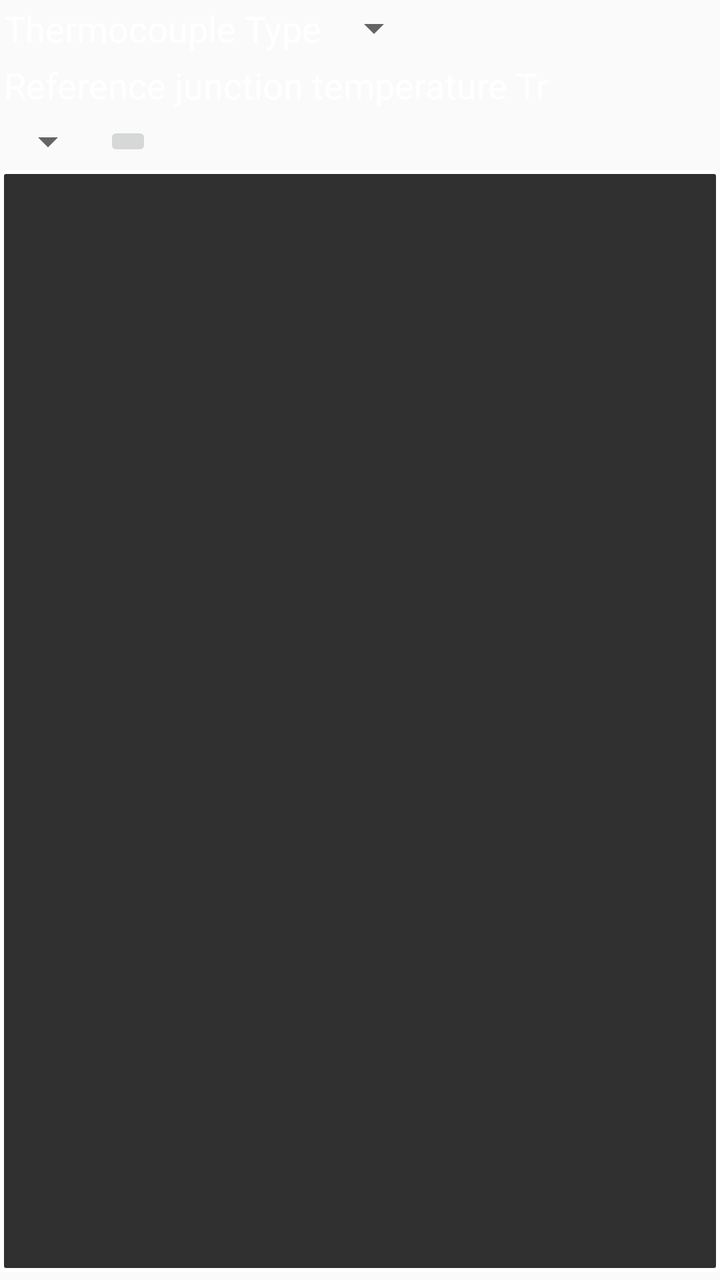
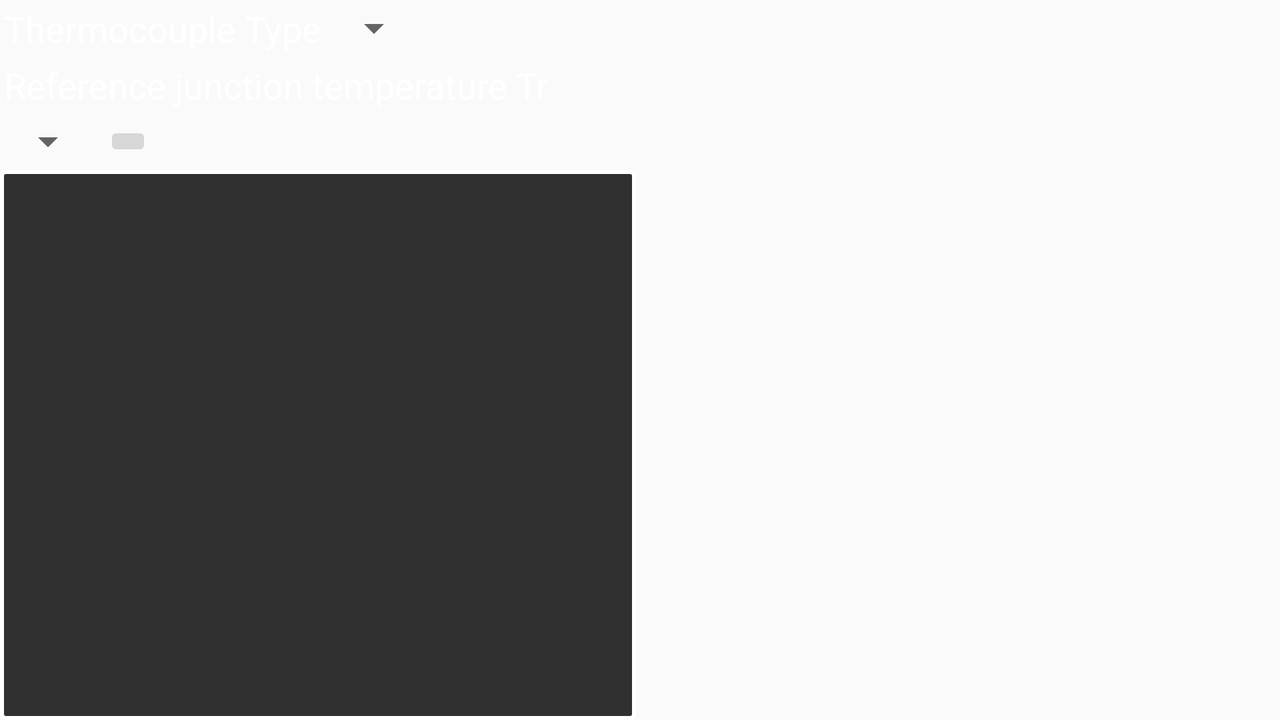

An Android layout and its configuration variant, each rendered on a device that would load it. The default file and the variant file are quoted in full after the pictures.
<!-- AndroidManifest.xml: application theme AppTheme -->
<!-- res/layout/fragment_quickconvert.xml -->
<?xml version="1.0" encoding="utf-8"?>
<LinearLayout xmlns:android="http://schemas.android.com/apk/res/android"
    android:id="@+id/fragmentQuickConvert_id"
    android:orientation="vertical"
    android:layout_width="match_parent"
    android:layout_height="match_parent">

    <LinearLayout
        android:layout_width="wrap_content"
        android:layout_height="wrap_content"
        android:orientation="horizontal"
        android:gravity="center"
        >
        <TextView
            android:layout_width="wrap_content"
            android:layout_height="wrap_content"
            android:layout_margin="2dp"
            android:textColor="@color/text_light"
            android:textSize="@dimen/textsize_normal"
            android:text="@string/label_thermocouple"
            />
        <Spinner
            android:id="@+id/fragmentQuickConvert_thermocoupleType"
            android:layout_width="wrap_content"
            android:layout_height="wrap_content"
            >
        </Spinner>

    </LinearLayout>

    <TextView
        android:layout_width="wrap_content"
        android:layout_height="wrap_content"
        android:layout_margin="2dp"
        android:textColor="@color/text_light"
        android:textSize="@dimen/textsize_normal"
        android:singleLine="false"
        android:text="@string/label_rjunctionTemp"
        />


    <LinearLayout
        android:layout_width="wrap_content"
        android:layout_height="wrap_content"
        android:orientation="horizontal"
        android:gravity="center"
        >

        <Spinner
            android:id="@+id/fragmentQuickConvert_TrType"
            android:layout_width="wrap_content"
            android:layout_height="wrap_content"
            >
        </Spinner>

        <TextView
            android:id="@+id/fragmentQuickConvert_TrCustom"
            android:layout_width="wrap_content"
            android:layout_height="wrap_content"
            android:layout_margin="2dp"
            android:textColor="@color/text_light"
            android:textSize="@dimen/textsize_normal"
            />

        <ImageButton
            android:id="@+id/fragmentQuickConvert_TrCustomButton"
            android:layout_width="wrap_content"
            android:layout_height="wrap_content"
            android:src="@mipmap/ic_mode_edit_white_24dp"
            />
    </LinearLayout>


    <ScrollView
        android:layout_width="match_parent"
        android:layout_height="0dp"
        android:layout_weight="1"
        android:background="@drawable/board"
        >
        <TextView
            android:id="@+id/fragmentQuickConvert_output"
            android:layout_width="match_parent"
            android:layout_height="wrap_content"
            android:layout_marginTop="2dp"
            android:layout_marginLeft="2dp"
            android:layout_marginRight="2dp"
            android:layout_marginBottom="2dp"
            android:paddingTop="6dp"
            android:paddingBottom="6dp"
            android:textColor="@color/text_light"
            android:textSize="@dimen/textsize_normal"
            />
    </ScrollView>


    <GridView
        android:id="@+id/fragmentQuickConvert_grid"
        android:layout_width="wrap_content"
        android:layout_height="wrap_content"
        android:layout_margin="2dp"
        android:numColumns="3"
        android:verticalSpacing="2dp"
        android:horizontalSpacing="2dp"
        android:stretchMode="columnWidth"
        android:gravity="center"
        />

</LinearLayout>
<!-- resources referenced by this layout -->
<resources>
  <color name="text_light">@android:color/white</color>
  <dimen name="textsize_normal">18sp</dimen>
  <!-- drawable board (drawable) -->
  <?xml version="1.0" encoding="utf-8"?>
  <selector xmlns:android="http://schemas.android.com/apk/res/android">
      <item>
          <shape>
              <gradient
                  android:startColor="@color/board_dark"
                  android:endColor="@color/board_dark"
                  android:angle="270" />
              <stroke
                  android:width="2dp"
                  android:color="@color/button_pale" />
              <corners
                  android:radius="2dp" />
              <padding
                  android:left="10dp"
                  android:top="10dp"
                  android:right="10dp"
                  android:bottom="10dp" />
          </shape>
      </item>
  </selector>
  <string name="label_rjunctionTemp">Reference junction temperature Tr</string>
  <string name="label_thermocouple">Thermocouple Type</string>
  <style name="AppTheme" parent="Theme.AppCompat.Light">
          
  
          
  
          
  
          
  
          
  
      </style>
  <color name="board_dark">@color/background_material_dark</color>
  <color name="button_pale">@color/background_floating_material_light</color>
</resources>
<!-- res/layout-land/fragment_quickconvert.xml (the repository's variant of the layout above) -->
<!-- drawn on the phone turned sideways -->
<?xml version="1.0" encoding="utf-8"?>
<LinearLayout xmlns:android="http://schemas.android.com/apk/res/android"
    android:id="@+id/fragmentQuickConvert_id"
    android:orientation="horizontal"
    android:layout_width="match_parent"
    android:layout_height="match_parent">

    <LinearLayout
        android:layout_width="0dp"
        android:layout_height="match_parent"
        android:orientation="vertical"
        android:layout_weight="1">

        <LinearLayout
            android:layout_width="wrap_content"
            android:layout_height="wrap_content"
            android:orientation="horizontal"
            android:gravity="center"
            >
            <TextView
                android:layout_width="wrap_content"
                android:layout_height="wrap_content"
                android:layout_margin="2dp"
                android:textColor="@color/text_light"
                android:textSize="@dimen/textsize_normal"
                android:text="@string/label_thermocouple"
                />
            <Spinner
                android:id="@+id/fragmentQuickConvert_thermocoupleType"
                android:layout_width="wrap_content"
                android:layout_height="wrap_content"
                >
            </Spinner>
        </LinearLayout>

        <TextView
            android:layout_width="wrap_content"
            android:layout_height="wrap_content"
            android:layout_margin="2dp"
            android:textColor="@color/text_light"
            android:textSize="@dimen/textsize_normal"
            android:text="@string/label_rjunctionTemp"
            />

        <LinearLayout
            android:layout_width="wrap_content"
            android:layout_height="wrap_content"
            android:orientation="horizontal"
            android:gravity="center"
            >
            <Spinner
                android:id="@+id/fragmentQuickConvert_TrType"
                android:layout_width="0dp"
                android:layout_weight="1"
                android:layout_height="wrap_content"
                >
            </Spinner>

            <TextView
                android:id="@+id/fragmentQuickConvert_TrCustom"
                android:layout_width="wrap_content"
                android:layout_height="wrap_content"
                android:layout_margin="2dp"
                android:textColor="@color/text_light"
                android:textSize="@dimen/textsize_normal"
                />

            <ImageButton
                android:id="@+id/fragmentQuickConvert_TrCustomButton"
                android:layout_width="wrap_content"
                android:layout_height="wrap_content"
                android:src="@mipmap/ic_mode_edit_white_24dp"
                />
        </LinearLayout>

        <ScrollView
            android:layout_width="match_parent"
            android:layout_height="0dp"
            android:layout_weight="1"
            android:background="@drawable/board"
            >
            <TextView
                android:id="@+id/fragmentQuickConvert_output"
                android:layout_width="match_parent"
                android:layout_height="wrap_content"
                android:layout_marginTop="2dp"
                android:layout_marginLeft="2dp"
                android:layout_marginRight="2dp"
                android:layout_marginBottom="2dp"
                android:paddingTop="6dp"
                android:paddingBottom="6dp"
                android:textColor="@color/text_light"
                android:textSize="@dimen/textsize_normal"
                />
        </ScrollView>


    </LinearLayout>

    <GridView
        android:id="@+id/fragmentQuickConvert_grid"
        android:layout_width="0dp"
        android:layout_weight="1"
        android:layout_height="wrap_content"
        android:layout_margin="2dp"
        android:numColumns="3"
        android:verticalSpacing="2dp"
        android:horizontalSpacing="2dp"
        android:stretchMode="columnWidth"
        android:gravity="center"
        />

</LinearLayout>
